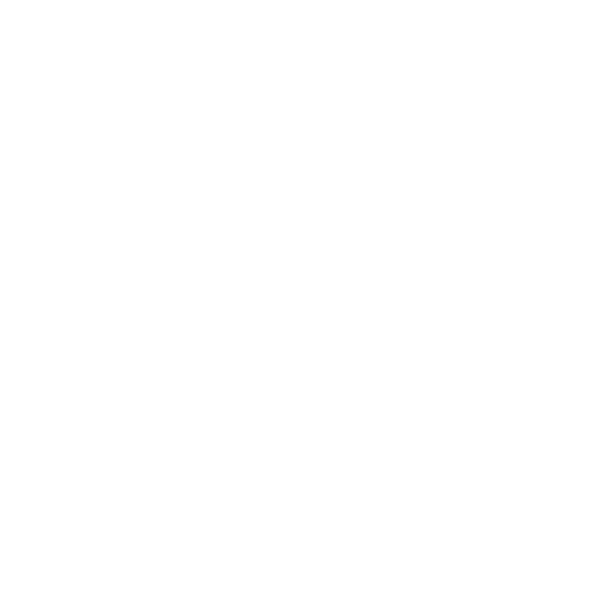
Frame 1 (no input)
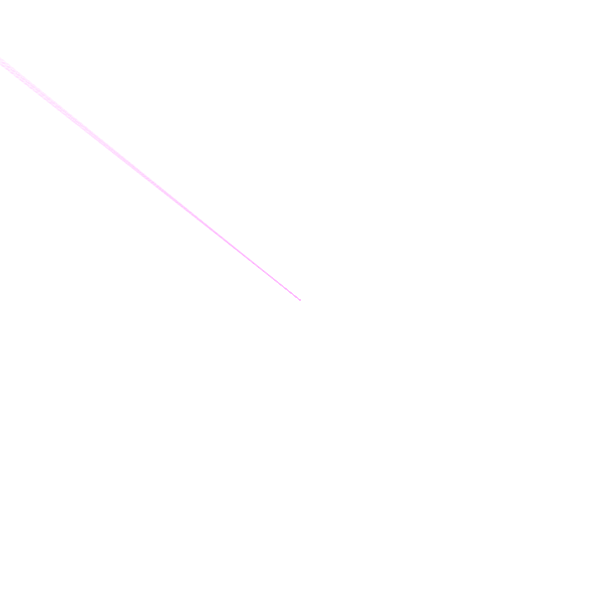
Frame 60 (the mouse pressed at the canvas centre just before this capture)
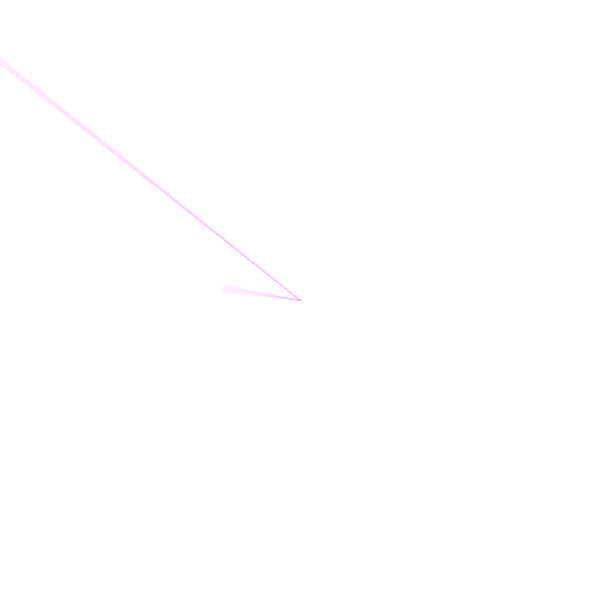
Frame 120 (the mouse held since frame 60 and released just before this capture)

The Processing sketch that drew these frames (run headless with seeded random() and noise(); from frame 60 on, the mouse is pressed at the canvas centre):

// Processing sketch: processing_26567
// ── processing_26567.pde


// code made by Z3191798_ BITNA HAN
 
/* Reference
 Learning Processing
 Daniel Shiffman
 http://www.learningprocessing.com*/
  
 /* Reference
Processing A Programming Handbook for Visual Designers and Artist
Casey Reas and Ben Fry
*/
 
/* Reference
www.processing.org*/
 
//making flower -
 
 
float radius = random(50,100);
float angle = 1;
float i=0;
 
float value = random(30) ;

float R = random (0, 255);
float G = random (0, 255);
float B = random (0, 255); //random colour 
 
float r;
float g;
float b;
 
float c;
float m;
float y;
 
void setup(){
   
  size(600,600);
  colorMode (RGB);
  background(255);
  frameRate(2000);
  strokeWeight(1);
  smooth();
}
 
 
void draw(){
   
  angle++; //increase angle
 
  float flow= radians(angle);
  float a = mouseX-radius * cos(flow*0.2);
  float b = mouseY-radius * sin(flow*0.09); // flowers leaves
 
  noFill();
  stroke(255,5);
  point(a+3, b);
 
  stroke(R,G,B,3);
  line(a,b, 300, 300);

}

// random colour
void mouseMoved()
{
  value = value + 5;
  if (value > 200)
  {
  R= random(100,200)+r-c;
  G= random(80,150)+g-m;
  B= random(160,190)+b-y;
  }
}


void keyPressed(){
  switch(key)
  {
  case 'r':
  r +=10; break;
  case 'g':
  g +=10;  break;
  case 'b':
  b +=10; break;
   
  case 'c':
  c -=10; break;
  case 'm':
  m -=10; break;
  case 'y':
  y -=10; break;
   
  }
  
  if ((key == 'r') || (key == 'R')) //resetting key'r' pressed
    setup();
    
    if ((key=='f') || (key == 'F')){
      noStroke();
    fill(255, 100);
    rect(0, 0, width, height); ////fading out key'f' pressed
  }
}
